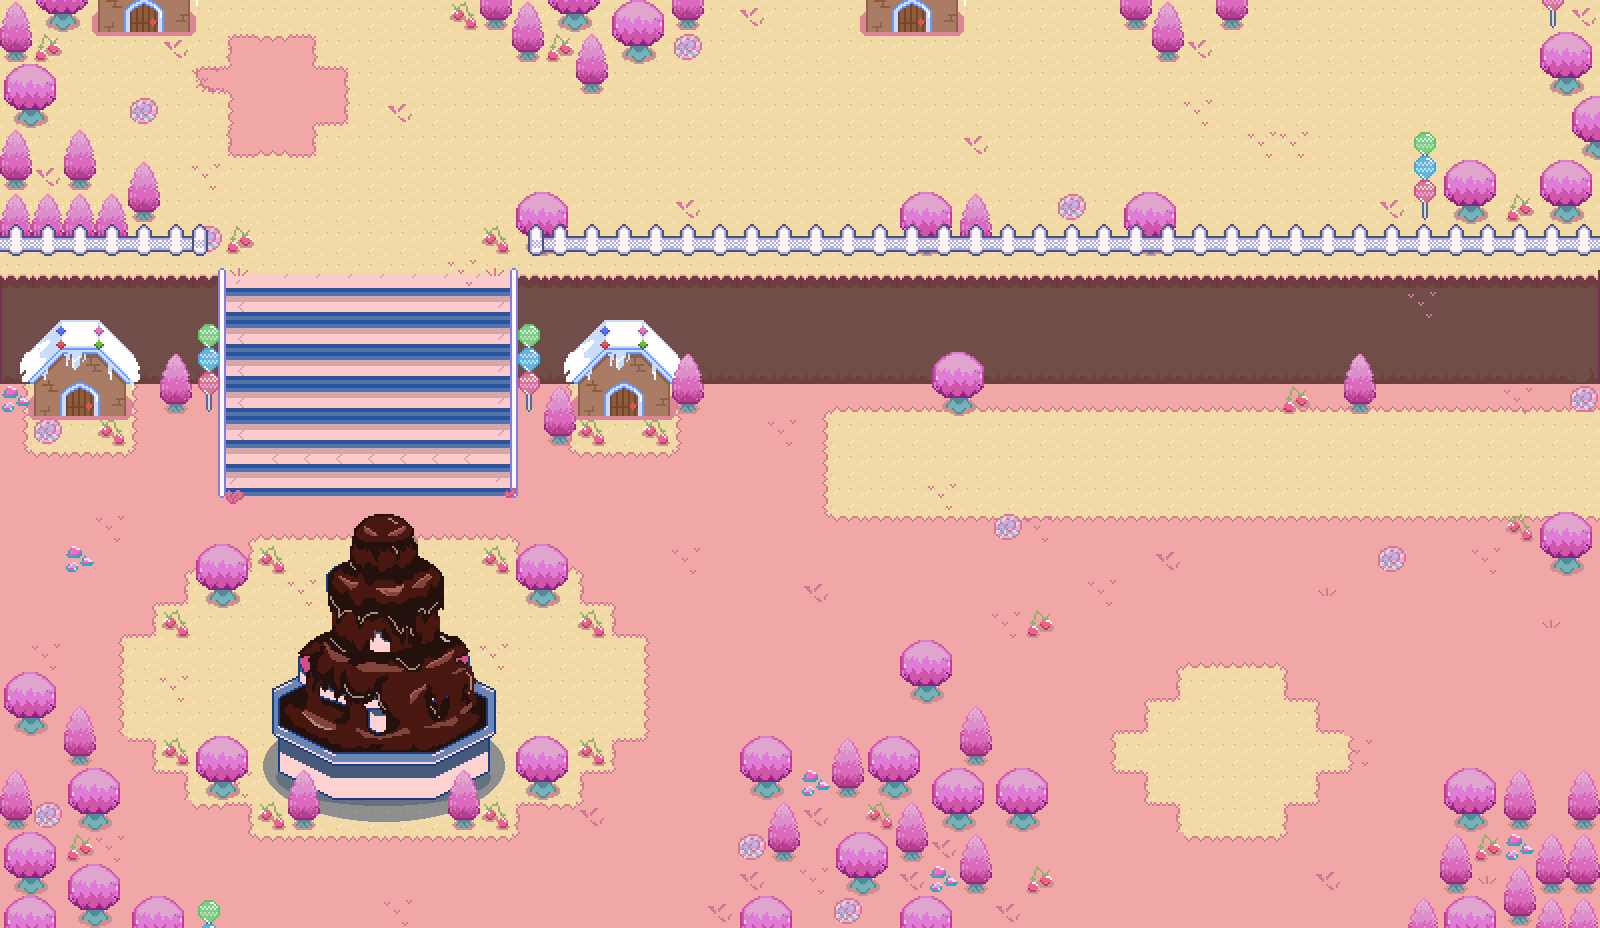

A 2D game scene composited from a Tiled map and its tileset images. What follows is a short description and the map's XML, with each tile layer's data collapsed to a summary:
An orthogonal 50x29 tile map with 32x32 px tiles, 9 tile layers (BG, Path, Cliff, Home, ...), 4 tilesets and 69 objects.

<map version="1.10" tiledversion="1.10.2" orientation="orthogonal" renderorder="right-down" width="50" height="29" tilewidth="32" tileheight="32" infinite="0" nextlayerid="11" nextobjectid="91">
 <tileset firstgid="1" source="Tile_Candy.tsx" />
 <tileset firstgid="71" source="Home_Candy.tsx" />
 <tileset firstgid="96" source="Stairs_Candy.tsx" />
 <tileset firstgid="166" source="Fountain_Candy.tsx" />
 <layer id="1" name="BG" width="50" height="29">
  <data>[1450 cells, 1450 non-empty, 1 distinct tile ids]</data>
 </layer>
 <layer id="2" name="Path" width="50" height="29">
  <data>[1450 cells, 771 non-empty, 14 distinct tile ids]</data>
 </layer>
 <layer id="4" name="Cliff" width="50" height="29">
  <data>[1450 cells, 201 non-empty, 9 distinct tile ids]</data>
 </layer>
 <layer id="5" name="Home" width="50" height="29">
  <data>[1450 cells, 70 non-empty, 25 distinct tile ids]</data>
 </layer>
 <layer id="6" name="Stairs" width="50" height="29">
  <data>[1450 cells, 88 non-empty, 19 distinct tile ids]</data>
 </layer>
 <layer id="3" name="grass" width="50" height="29">
  <data>[1450 cells, 40 non-empty, 6 distinct tile ids]</data>
 </layer>
 <layer id="9" name="Fountain" width="50" height="29">
  <data>[1450 cells, 78 non-empty, 78 distinct tile ids]</data>
 </layer>
 <layer id="8" name="Tree" width="50" height="29">
  <data>[1450 cells, 295 non-empty, 29 distinct tile ids]</data>
 </layer>
 <layer id="7" name="Fence" width="50" height="29">
  <data>[1450 cells, 43 non-empty, 5 distinct tile ids]</data>
 </layer>
 <objectgroup id="10" name="Wall">
  <object id="4" x="196.333" y="544.333" width="52" height="34.3333" />
  <object id="8" x="1.33333" y="768.333" width="29.6667" height="31.6667" />
  <object id="9" x="66.6667" y="768" width="53.3333" height="33" />
  <object id="15" x="-4" y="830" width="66.6667" height="100.667" />
  <object id="16" x="56.6667" y="864.667" width="69.3333" height="68.6667" />
  <object id="17" x="129.333" y="898.667" width="60.6667" height="36.6667" />
  <object id="18" x="290" y="768.667" width="27" height="30" />
  <object id="19" x="449.667" y="768" width="29.3333" height="32" />
  <object id="20" x="515" y="735.333" width="52.6667" height="33" />
  <object id="21" x="516" y="544" width="51" height="31" />
  <object id="22" x="545" y="386.333" width="28.6667" height="29.6667" />
  <object id="23" x="672.333" y="352.667" width="31" height="33.6667" />
  <object id="24" x="933" y="352.667" width="49.3333" height="31" />
  <object id="25" x="1345.75" y="352.5" width="30.25" height="30.25" />
  <object id="26" x="1437.5" y="768" width="98.5" height="160.5" />
  <object id="27" x="1407.5" y="897.5" width="31" height="35.5" />
  <object id="28" x="1537" y="834" width="62.5" height="99" />
  <object id="29" x="1569" y="767.5" width="30" height="67.5" />
  <object id="30" x="831.5" y="733" width="92.5" height="34.5" />
  <object id="31" x="895.5" y="800" width="32.5" height="30.5" />
  <object id="32" x="833.5" y="834.5" width="58.5" height="28.5" />
  <object id="33" x="899" y="898" width="53" height="30.5" />
  <object id="34" x="960.5" y="833.5" width="28.5" height="28.5" />
  <object id="35" x="928" y="769" width="120.5" height="31" />
  <object id="36" x="928" y="799" width="58" height="31.5" />
  <object id="37" x="959" y="704.5" width="32.5" height="31.5" />
  <object id="38" x="896.5" y="640" width="56.5" height="31.5" />
  <object id="39" x="737" y="735" width="55" height="32" />
  <object id="40" x="769" y="801" width="28.5" height="30.5" />
  <object id="41" x="738.5" y="896.5" width="52.5" height="32" />
  <object id="42" x="3" y="672.5" width="53" height="30.5" />
  <object id="43" x="0.5" y="192.5" width="125.5" height="32.5" />
  <object id="44" x="128.5" y="161.5" width="26" height="27.5" />
  <object id="45" x="-0.5" y="65" width="57" height="29" />
  <object id="46" x="1" y="127.5" width="27" height="28.5" />
  <object id="47" x="65.5" y="129" width="29" height="30.5" />
  <object id="48" x="4.5" y="95.5" width="48.5" height="29.5" />
  <object id="49" x="-4" y="0" width="35.5" height="61" />
  <object id="51" x="508.5" y="-1.5" width="34.5" height="32.5" />
  <object id="53" x="573" y="34" width="34.5" height="28.5" />
  <object id="54" x="609" y="1.5" width="56.5" height="30.5" />
  <object id="55" x="898" y="191" width="54" height="33.5" />
  <object id="56" x="962.5" y="194.5" width="28.5" height="29" />
  <object id="57" x="1120" y="191" width="57.5" height="30.5" />
  <object id="58" x="1152.5" y="-0.5" width="29.5" height="32" />
  <object id="59" x="1442.5" y="161" width="53" height="31" />
  <object id="60" x="1539" y="160.5" width="53.5" height="29.5" />
  <object id="61" x="1571.5" y="95" width="32" height="32" />
  <object id="62" x="1539" y="32.5" width="52.5" height="31" />
  <object id="63" x="0" y="226" width="219" height="48" />
  <object id="64" x="0" y="274" width="217.5" height="70.5" />
  <object id="65" x="217" y="268" width="8" height="211.5" />
  <object id="66" x="508.5" y="269.5" width="8" height="209.5" />
  <object id="67" x="517.5" y="274" width="360.5" height="79" />
  <object id="68" x="871.5" y="272.5" width="414" height="80.5" />
  <object id="69" x="1286" y="273" width="374" height="81.5" />
  <object id="70" x="514" y="191" width="59" height="34" />
  <object id="71" x="514" y="224" width="827" height="31" />
  <object id="72" x="1339" y="223" width="276" height="33" />
  <object id="73" x="1542" y="512" width="49" height="31" />
  <object id="74" x="162" y="355" width="28" height="26" />
  <object id="77" x="354" y="514" width="61.3333" height="86" />
  <object id="78" x="416.667" y="558.667" width="23.3333" height="101.333" />
  <object id="83" x="324.667" y="568.667" width="119.333" height="194" />
  <object id="84" x="447.333" y="634" width="46" height="126.667" />
  <object id="86" x="299.333" y="634.667" width="28" height="128" />
  <object id="87" x="273.333" y="686" width="24.6667" height="58" />
  <object id="88" x="198.667" y="737.333" width="47.3333" height="30" />
  <object id="89" x="20" y="348" width="119.333" height="31.3333" />
 </objectgroup>
</map>
